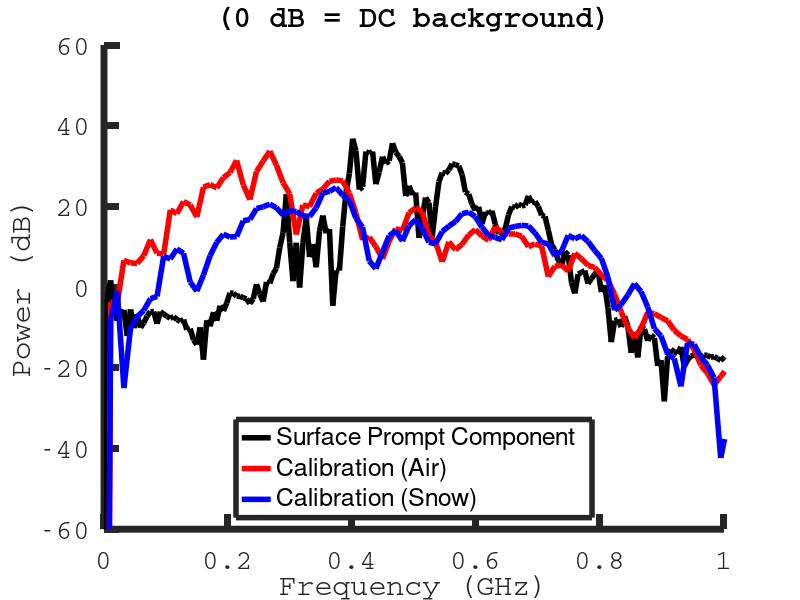

Recreate this plot in MATLAB.
pkg load signal

lower_band = 0.2/1.29;
upper_band = 1.0;

distance_long = 543.0;
distance_short = 23.0;
distance_factor = 10*log10(distance_long/distance_short);

calibration_start_sample_air = 12000;
calibration_length_air = 3000;
calibration_start_sample_snow = 12000;
calibration_length_snow = 3000;
calibration_downsample = 8;

prompt_component_start_sample = 9650;
prompt_component_length = 3000;
prompt_downsample = 4;
delayed_component_start_sample = 11500;
delayed_component_length = 9999;
delayed_downsample = 4;

atten_20dB = 20.0;
atten_3dB = 3.0;
ampl_62dB = -62.5;

n = 500; %Length of time-slices, was 500
m = 25; %Number of overlap samples, was 25
n2 = 100;
m2 = 10;
linew = 5.0;
fon = "Courier";
fonts = 20.0;
linewc = 0.0;
linewc2 = 4.0;
maxFC = 0.5;
minT = 320.0;
linec = "none";

%Surface propagation data
data = load('surface_propagation.dat');
t = data(:,1)*1.0e9; %Units: nanoseconds
s = data(:,2);
s_prompt = s(prompt_component_start_sample:prompt_component_start_sample+prompt_component_length); %prompt component (8500:11500)
t_prompt = t(prompt_component_start_sample:prompt_component_start_sample+prompt_component_length); %prompt component (8500:11500)
s_delayed = s(delayed_component_start_sample:delayed_component_start_sample+delayed_component_length); %delayed component (11500:end)
t_delayed = t(delayed_component_start_sample:delayed_component_start_sample+delayed_component_length); %delayed component (11500:end)
s_prompt = downsample(s_prompt,prompt_downsample);
t_prompt = downsample(t_prompt,prompt_downsample);
s_delayed = downsample(s_delayed,delayed_downsample);
t_delayed = downsample(t_delayed,delayed_downsample);
dt_prompt = t_prompt(2)-t_prompt(1); %Units: nanoseconds
fs_prompt = 1.0/dt_prompt; %Units: GHz
fc_prompt = fs_prompt/2.0; %Units: GHz
dt_delayed = t_delayed(2)-t_delayed(1); %Units: nanoseconds
fs_delayed = 1.0/dt_delayed; %Units: GHz
fc_delayed = fs_delayed/2.0; %Units: GHz
f_prompt = linspace(0,fc_prompt,length(t_prompt)/2); %Units: GHz
f_delayed = linspace(0,fc_delayed,length(t_delayed)/2); %Units: GHz

%Calibration data
inAirCalibration = load('surface_calibration_air.dat');
inSnowCalibration = load('surface_calibration_snow.dat');
t_cal_air = inAirCalibration(calibration_start_sample_air:calibration_start_sample_air+calibration_length_air,1)*1e9; %Units: nanoseconds
t_cal_air_down = downsample(t_cal_air,calibration_downsample); %Units: nanoseconds
t_cal_snow = inSnowCalibration(calibration_start_sample_snow:calibration_start_sample_snow+calibration_length_snow,1)*1e9; %Units: nanoseconds
t_cal_snow_down = downsample(t_cal_snow,calibration_downsample); %Units: nanoseconds
s_cal_air = inAirCalibration(calibration_start_sample_air:calibration_start_sample_air+calibration_length_air,2);
s_cal_air_down = downsample(s_cal_air,calibration_downsample);
s_cal_snow = inSnowCalibration(calibration_start_sample_snow:calibration_start_sample_snow+calibration_length_snow,2);
s_cal_snow_down = downsample(s_cal_snow,calibration_downsample);
dt_cal_air = t_cal_air(2)-t_cal_air(1); %Units: nanoseconds
dt_cal_air_down = t_cal_air_down(2)-t_cal_air_down(1); %Units: nanoseconds
dt_cal_snow = t_cal_snow(2)-t_cal_snow(1); %Units: nanoseconds
dt_cal_snow_down = t_cal_snow_down(2)-t_cal_snow_down(1); %Units: nanoseconds
fs_cal_air = 1.0/dt_cal_air; %Units: GHz
fs_cal_air_down = 1.0/dt_cal_air_down; %Units: GHz
fs_cal_snow = 1.0/dt_cal_snow; %Units: GHz
fs_cal_snow_down = 1.0/dt_cal_snow_down; %Units: GHz
fc_cal_air = fs_cal_air/2.0; %Units: GHz
fc_cal_air_down = fs_cal_air_down/2.0; %Units: GHz
fc_cal_snow = fs_cal_snow/2.0; %Units: GHz
fc_cal_snow_down = fs_cal_snow_down/2.0; %Units: GHz
f_cal_air = linspace(0,fc_cal_air,length(t_cal_air)/2); %Units: GHz
f_cal_air_down = linspace(0,fc_cal_air_down,length(t_cal_air_down)/2.0); %Units: GHz
f_cal_snow = linspace(0,fc_cal_snow,length(t_cal_snow)/2); %Units: GHz
f_cal_snow_down = linspace(0,fc_cal_snow_down,length(t_cal_snow_down)/2.0); %Units: GHz

%The plot, linear
%colormap(summer(250));
%[S,F,T] = specgram(s,n,fs,hanning(n),m);
%T = T+t(1);
%contourf(T,F,abs(S),'linewidth',linewc,"linecolor",linec);
%colorbar;
%axisVector = [minT max(T) 0 maxFC];
%axis(axisVector);
%set(gca, "linewidth", linew, "fontname", fon,"fontsize",fonts)
%cbh = findobj( gcf(), 'tag', 'colorbar');
%set(cbh,"linewidth",linew,"fontname",fon,"fontsize",fonts);
%xlabel("Time (ns)");
%ylabel("Frequency (GHz)");
%title("(Linear scale, relative voltage)");

%The plot, dB
%colormap(summer(250));
%[S,F,T] = specgram(s,n,fs,hanning(n),m);
%T = T+t(1);
%contourf(T,F,10*log10(conj(S).*S)+100.0,'linewidth',linewc,"linecolor",linec);
%colorbar;
%axisVector = [minT max(T) 0.2 maxFC];
%axis(axisVector);
%set(gca, "linewidth", linew, "fontname", fon,"fontsize",fonts)
%cbh = findobj( gcf(), 'tag', 'colorbar');
%set(cbh,"linewidth",linew,"fontname",fon,"fontsize",fonts);
%xlabel("Time (ns)");
%ylabel("Frequency (GHz)");
%title("(dB Scale, 0 dB = average bkgd.)");
%caxis([100 120]);

%The plot of prompt component, dB
%colormap(summer(250));
%[S,F,T] = specgram(s2,n2,fs,hanning(n2),m2);
%T = T+t2(1);
%contourf(T,F,10*log10(conj(S).*S)+100.0,'linewidth',linewc,"linecolor",linec);
%colorbar;
%axisVector = [minT max(T) 0.0 maxFC];
%axis(axisVector);
%set(gca, "linewidth", linew, "fontname", fon,"fontsize",fonts)
%cbh = findobj( gcf(), 'tag', 'colorbar');
%set(cbh,"linewidth",linew,"fontname",fon,"fontsize",fonts);
%xlabel("Time (ns)");
%ylabel("Frequency (GHz)");
%title("(dB Scale, 0 dB = average bkgd.)");
%caxis([40 140]);

%The power spectrum of the prompt component
figure(1);
hold on;
p1 = conj(fft(center(s_prompt))).*fft(center(s_prompt));
p1 = p1(1:length(f_prompt));
p2 = conj(fft(center(s_cal_air_down))).*fft(center(s_cal_air_down));
p2 = p2(1:length(f_cal_air_down));
p3 = conj(fft(center(s_cal_snow_down))).*fft(center(s_cal_snow_down));
p3 = p3(1:length(f_cal_snow_down));
%Loop is to correct only signal
low_edge_prompt = find(f_prompt>lower_band,1,'first');
high_edge_prompt = find(f_prompt<upper_band,1,'last');
low_edge_air = find(f_cal_air_down>lower_band,1,'first');
high_edge_air = find(f_cal_air_down<upper_band,1,'last');
low_edge_snow = find(f_cal_snow_down>lower_band,1,'first');
high_edge_snow = find(f_cal_snow_down<upper_band,1,'last');
%~ for i=1:length(p1)
	%~ if(i<low_edge_prompt)
		%~ p1(i) = 10*log10(p1(i))+20.0; %Just to see the noise at the same levels
	%~ else
		%~ p1(i) = 10*log10(p1(i))+distance_factor;
	%~ endif
%~ endfor
%~ for i=1:length(p2)
	%~ if(i<low_edge_air)
		%~ p2(i) = 10*log10(p2(i))+20.0; %Just to see the noise at the same levels
	%~ else
		%~ p2(i) = 10*log10(p2(i))+atten_3dB;
	%~ endif
%~ endfor
%~ for i=1:length(p3)
	%~ if(i<low_edge_snow)
		%~ p3(i) = 10*log10(p3(i))+20.0; %Just to see the noise at the same levels
	%~ else
		%~ p3(i) = 10*log10(p3(i))+atten_20dB+atten_3dB;
	%~ endif
%~ endfor
p1 = 10*log10(p1)+distance_factor+20;
p2 = 10*log10(p2)+atten_3dB+20.0;
p3 = 10*log10(p3)+atten_20dB+atten_3dB+20.0;
plot(f_prompt,p1,'linewidth',linewc2,'color','black');
axis([0.0 1.0 -60.0 60.0]);
set(gca, "linewidth", linew, "fontname", fon,"fontsize",fonts);
xlabel("Frequency (GHz)");
ylabel("Power (dB)");
title("(0 dB = DC background)");
plot(f_cal_air_down,p2,'linewidth',linewc2,'color','red');
plot(f_cal_snow_down,p3,'linewidth',linewc2,'color','blue');
L = legend('Surface Prompt Component','Calibration (Air)','Calibration (Snow)','location','south');
FL = findall(L,'-property','linewidth');
set(FL,'linewidth',linewc2);
set(gca,'tickLength',[0.025 0.025]);

%The power spectrum of the delayed component
%p = conj(fft(s3)).*fft(s3);
%p = p(1:length(f));
%plot(f3,10*log10(p)+20.0,'linewidth',linewc,'color','black');
%axis([0.1 1.0 -1.0 70]);
%set(gca, "linewidth", linew, "fontname", fon,"fontsize",fonts);
%xlabel("Frequency (GHz)");
%ylabel("Power (dB)");
%title("Delayed Component Only. (0 dB = average bkgd.)");

%The saved graph.
print -dpdf 'March9_plot1.pdf'
